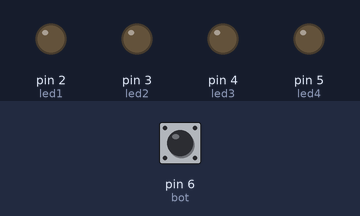
A sketch run on a simulated Arduino Uno, built with avr-gcc and run on an emulated ATmega328P. Shown: output pins drawn as LEDs (lit = HIGH). The test bench sets the inputs (shaded band); at power-on: pin 6 (bot) HIGH.

Above: at 1.2 s.
1.3 s: pin 6 (bot) pulled LOW for 1 s
At 1.6 s:
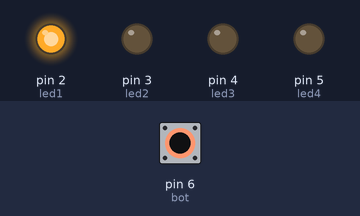
3.8 s: pin 6 (bot) pulled LOW for 0.15 s
At 4.9 s:
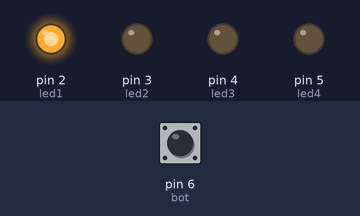
5.5 s: pin 6 (bot) pulled LOW for 3.2 s
At 9.7 s:
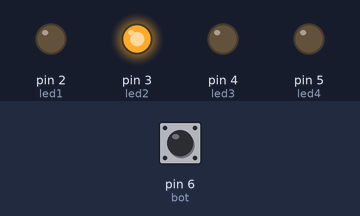
Timing chart, 0 to 11.2 s (numbered marks = the images above; inputs shaded):
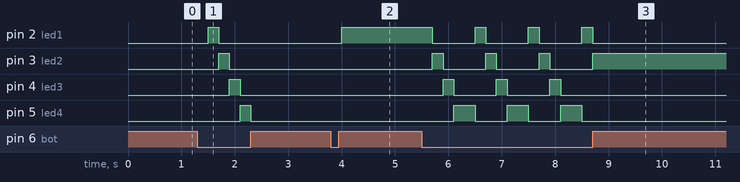

Measured:
- after the input at 1.3 s, pin 2 (led1): LOW → HIGH after 0.20 s, → LOW 0.20 s later; pin 3 (led2): LOW → HIGH after 0.40 s, → LOW 0.20 s later; pin 4 (led3): LOW → HIGH after 0.60 s, → LOW 0.20 s later; pin 5 (led4): LOW → HIGH after 0.80 s, → LOW 0.20 s later
- after the input at 3.8 s, pin 2 (led1): LOW → HIGH after 0.20 s
- after the input at 5.5 s, pin 2 (led1): alternates HIGH for 0.20 s and LOW for 0.80 s, 7 changes in all, then stays LOW, starting after 0.20 s; pin 3 (led2): alternates HIGH for 0.20 s and LOW for 0.80 s, 7 changes in all, then stays HIGH, starting after 0.20 s

The sketch:

arduCode.ino
```cpp
#define led1 2 //Define Pino 2 do arduino para o led 1.
#define led2 3 //Define Pino 3 do arduino para o led 2.
#define led3 4 //Define Pino 4 do arduino para o led 3.
#define led4 5 //Define Pino 5 do arduino para o led 4.
#define bot 6 //Define Pino 6 do arduino para o botão.

int estadobot; // Variavel que armazena o estado do botão, se pressionado ou não.
int cont = 0; // Variavel que armazena quantas vezes o botão foi pressionado.

void setup(){
  pinMode(led1, OUTPUT); //Define pino do led 1 como saida.
  pinMode(led2, OUTPUT); //Define pino do led 2 como saida.
  pinMode(led3, OUTPUT); //Define pino do led 3 como saida.
  pinMode(led4, OUTPUT); //Define pino do led 4 como saida.
  pinMode(bot, INPUT_PULLUP); //Define pino botão como entrada, utilizando resistor de pullup interno.
}

void acionamento(void){ // Função que faz o acionamento dos leds.
  switch (cont){
    case 0: //Caso valor da variavel "cont" for igual a 0.
    digitalWrite(led1, LOW);
    digitalWrite(led2, LOW); //Todos os leds apagados.
    digitalWrite(led3, LOW);
    digitalWrite(led4, LOW);
    break;

    case 1: //Caso valor da variavel "cont" for igual a 1.
    digitalWrite(led1, HIGH);
    digitalWrite(led2, LOW); //Somente led 1 aceso.
    digitalWrite(led3, LOW);
    digitalWrite(led4, LOW);
    break;

    case 2: //Caso valor da variavel "cont" for igual a 2.
    digitalWrite(led1, LOW);
    digitalWrite(led2, HIGH); //Somente led 2 aceso.
    digitalWrite(led3, LOW);
    digitalWrite(led4, LOW);
    break;

    case 3: //Caso valor da variavel "cont" for igual a 3.
    digitalWrite(led1, LOW);
    digitalWrite(led2, LOW); //Somente led 3 aceso.
    digitalWrite(led3, HIGH);
    digitalWrite(led4, LOW);
    break;

    case 4: //Caso valor da variavel "cont" for igual a 4.
    digitalWrite(led1, LOW);
    digitalWrite(led2, LOW); //Somente led 4 aceso.
    digitalWrite(led3, LOW);
    digitalWrite(led4, HIGH);
    break;

    case 5: //Caso valor da variavel "cont" for igual a 5.
    cont = 0; //Zera a variavel "cont" novamente, apagando todos os leds, voltando pro primeiro caso.
    break;
  }
}

void contador(void){
  //Função que soma 1 a variavel "cont" toda vez que o botão é pressionado.
  if (estadobot == 0){
    delay(200); //Alterar aqui o valor do delay caso o botão estaja com resposta lenta.
    cont = cont+1;
  }
}

void loop(){
  //Executa as funções declaradas em looping.
  estadobot = digitalRead(bot); //Lê constantemente se o botão foi pressionado.
  contador();
  acionamento();
}
```
